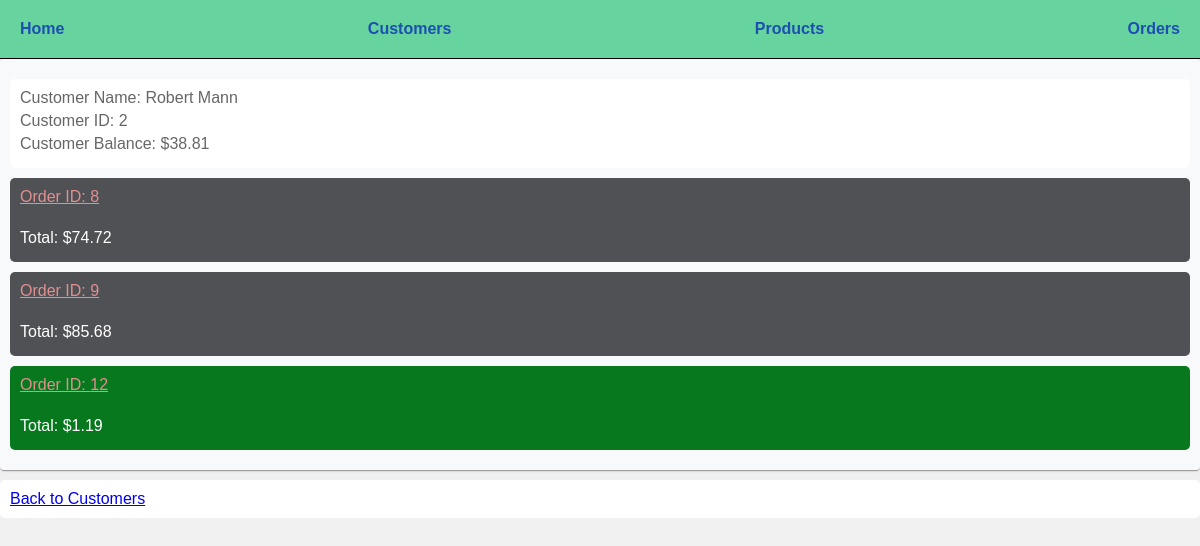
Before: /customers/2 with the older database file.
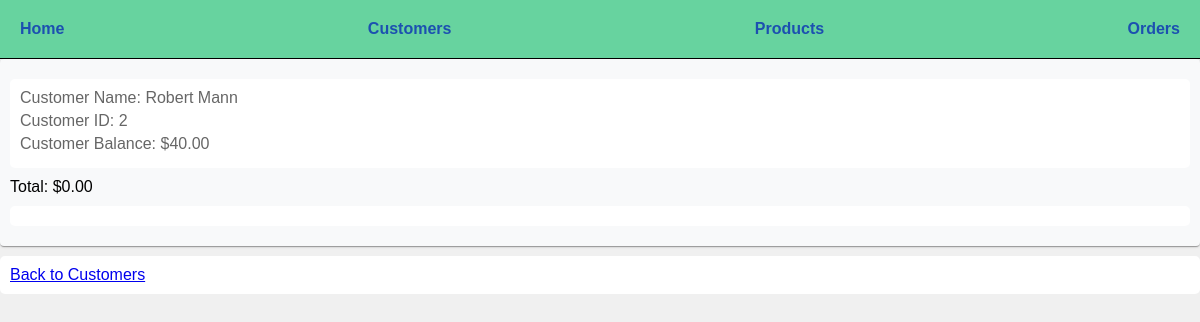
After: the same page with the newer database file.
### models.py (models this page shows, shortened)
class Customer(db.Model):
    id = mapped_column(Integer, primary_key=True)
    name = mapped_column(String(200), nullable=False, unique=True)
    phone = mapped_column(String(20), nullable=False )
    balance = mapped_column(Numeric(10,2), nullable=False, default=40)
    orders = relationship("Order", cascade="all, delete-orphan") #only one back_populates is needed, the other is inferred

class Order(db.Model):
    id = mapped_column(Integer, nullable=False, primary_key=True)
    customer_id = mapped_column(Integer, ForeignKey(Customer.id), nullable=False)
    customer = relationship("Customer", back_populates="orders")#looks up related enttiy without having to do joins (adds customer_id to the Order table)
    total = mapped_column(Numeric(10,2), nullable=True) #nullable until order is processed by the store
    items = relationship("ProductOrder", back_populates="order", cascade='all, delete-orphan')
    created = mapped_column(DateTime, nullable=False, default=func.now())
    processed = mapped_column(DateTime, nullable=True, default=None)
    def calculate_total(self):
        return round(sum([item.product.price * item.quantity for item in self.items]), 2)

class Product(db.Model):
    id = mapped_column(Integer, primary_key=True)
    name = mapped_column(String(200), nullable=False, unique=True)
    price = mapped_column(Numeric(10,2), nullable=False)
    available = mapped_column(Integer, nullable=False, default=4) #number of products available
    orders = relationship("ProductOrder")

class ProductOrder(db.Model):
    id = mapped_column(Integer, nullable=False, primary_key=True)
    order_id = mapped_column(Integer, ForeignKey(Order.id), nullable=False)
    order = relationship("Order", back_populates="items")
    product_id = mapped_column(Integer, ForeignKey(Product.id), nullable=False)
    product = relationship("Product", back_populates="orders")
    quantity = mapped_column(Integer, nullable=False, default=0) #number of orders for this product

### routes/html.py (the view)
@html_bp.route("/customers/<int:customer_id>", methods=["GET"])
def customer_detail(customer_id):
    customer = db.get_or_404(Customer, customer_id) #does the same thing as line above, but also returns the 404 error if not found
    return render_template("customer_detail.html", customer=customer)

### templates/customer_detail.html (shortened to what this page needs)
{% extends "base.html" %}
{% block content %}
<div>
    <p>
        <span>Customer Name: {{ customer.name }}</span>
        <span>Customer ID: {{ customer.id }}</span>
        <span>Customer Balance: ${{ customer.balance }}</span>
    </p>
        {% for order in customer.orders %}
            {% set classname = "pending" %}
            {% if order.processed %}
                {% set classname = "processed" %}
            {% endif %}
            <p class = "{{ classname }}">
                <a href="{{ url_for('html.order_detail', order_id=order.id) }}" class = "order"><span>Order ID: {{ order.id }}</span></a><br>
            <span>Total: ${{ order.calculate_total() }}</span>
            {% else %}
            <span>Total: $0.00</span>
    {% endfor %}
</div>
<p><a href="{{ url_for('html.customers') }}">Back to Customers</a></p>
{% endblock %}

Changed rows visible on the page:
no longer on this page (row edited): Order: id "8", calculate_total "74.72"
no longer on this page (row edited): Order: id "9", calculate_total "85.68"
removed Order: id "12", calculate_total "1.19"
changed Customer "Robert Mann": balance "38.81" → "40.00"
Other visible differences:
text now shown: "Total: $0.00"
